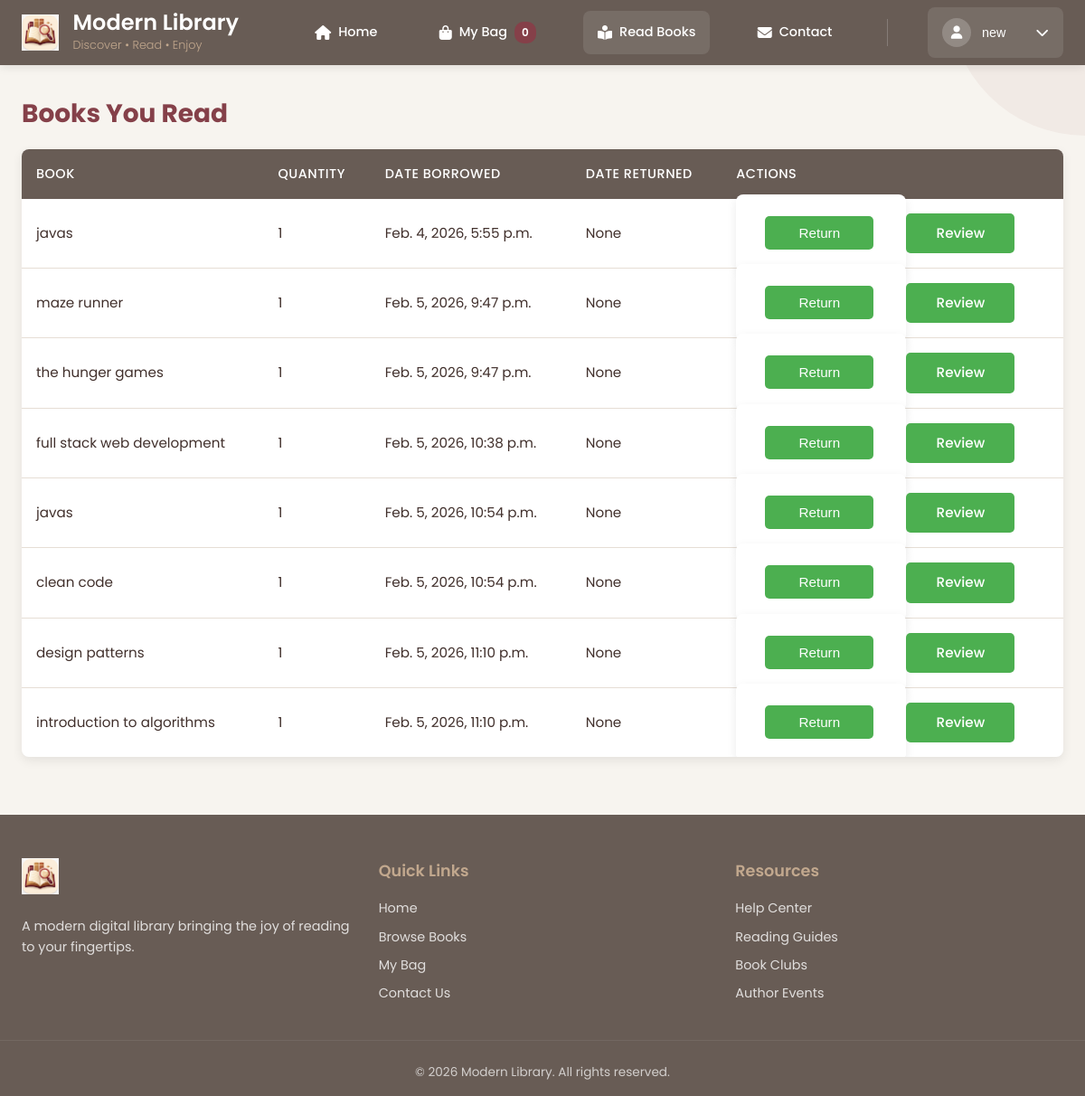
/user/read-books/ (signed in), run on an earlier commit of the app's database.
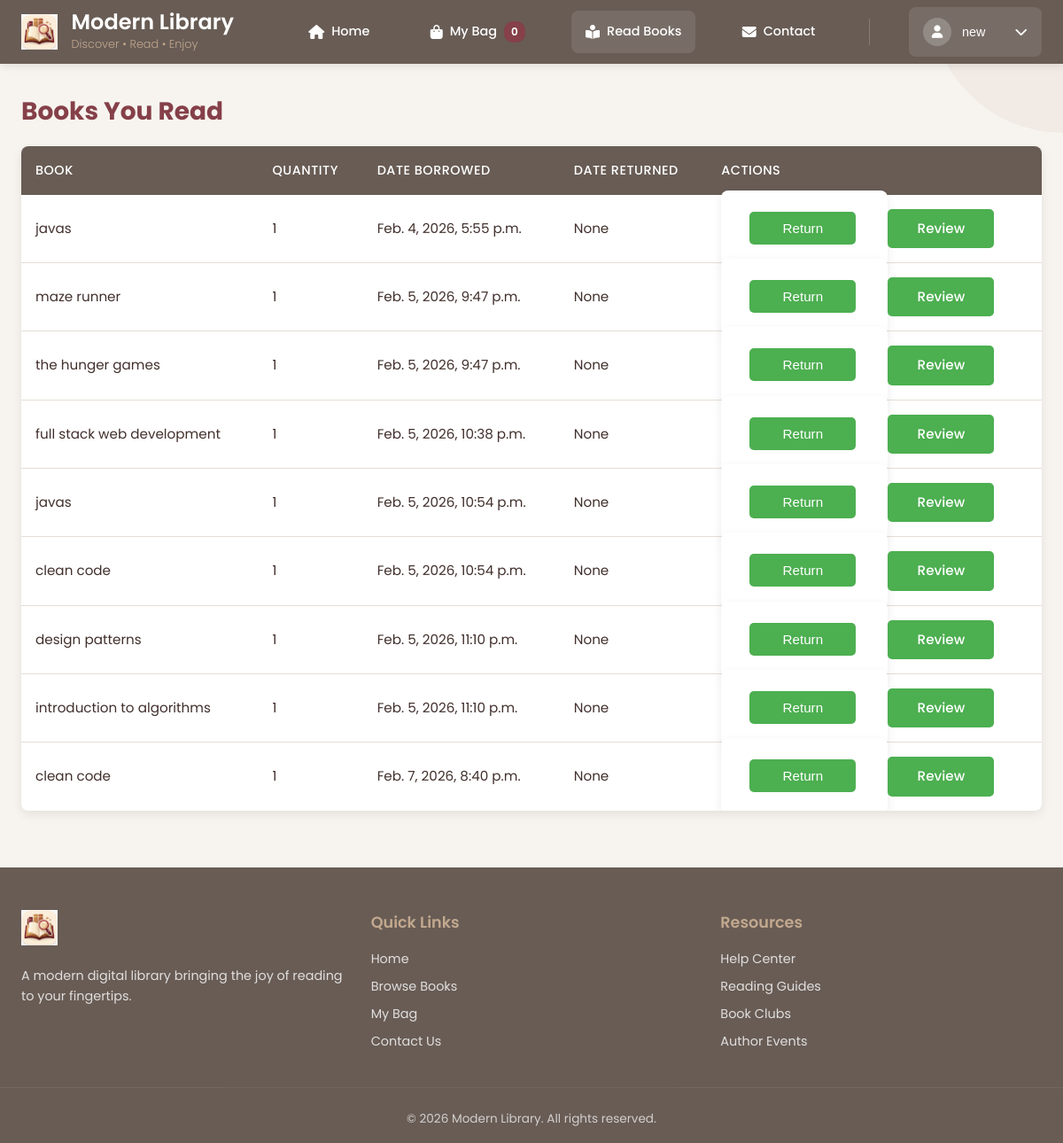
And on a later commit of the database.
### library_app/models.py (models this page shows, shortened)
class Order(models.Model):
    STATUS_CHOICES = (
        ('waiting', 'Waiting for Admin'),
        ('accepted', 'Accepted'),
        ('returned', 'Returned'),
        ('refused', 'Refused'),
    )
    user = models.ForeignKey(User, on_delete=models.CASCADE)
    book = models.ForeignKey(Book, on_delete=models.CASCADE)
    quantity = models.PositiveIntegerField(default=1)
    date_rent = models.DateTimeField(auto_now_add=True)
    accepted_at = models.DateTimeField(null=True, blank=True)
    date_return = models.DateTimeField(blank=True, null=True)
    status = models.CharField(max_length=10, choices=STATUS_CHOICES, default='waiting')

class Book(models.Model):
    title = models.CharField(max_length=200)
    author = models.CharField(max_length=150)
    publication_date = models.DateField(blank=True, null=True)
    quantity = models.PositiveIntegerField(default=0)
    genres = models.ManyToManyField(Genre, related_name="books")
    reviews = models.DecimalField(max_digits=2, decimal_places=1, blank=True, null=True)
    description = models.TextField(blank=True, null=True)
    image = models.ImageField(upload_to="books/", blank=True, null=True)

### library_app/views.py (the view)
# urls.py: path('user/read-books/', views.read_books, name='read_books'),
@login_required
def read_books(request):
    orders = Order.objects.filter(user=request.user, status='accepted', date_return__isnull=True)
    return render(request, 'library_app/read_books.html', {
        'read_books': orders
    })

### library_app/templates/library_app/read_books.html (shortened to what this page needs)
{% extends 'library_app/base_user.html' %}
{% block content %}
<h2>Books You Read</h2>
<table>
<tr>
    <th>Book</th>
    <th>Quantity</th>
    <th>Date Borrowed</th>
    <th>Date Returned</th>
    <th>Actions</th>
</tr>
{% for order in read_books %}
<tr>
    <td>{{ order.book.title }}</td>
    <td>{{ order.quantity }}</td>
    <td>{{ order.date_rent }}</td>
    <td>{{ order.date_return }}</td>
    <td>
    {% if not order.date_return %}
        <form method="POST" action="{% url 'return_book' order.id %}" style="display:inline;">
            <button class="btn btn-warning">Return</button>
        </form>
    {% endif %}
    <a href="{% url 'add_review' order.book.id %}" class="btn btn-info">Review</a>
</td>
</tr>
{% empty %}
<tr><td colspan="5">You haven't read any books yet</td></tr>
{% endfor %}
</table>
{% endblock %}

What changed in the data, as far as the page shows it:
added Order: book "clean code", quantity "1", date_rent "Feb. 7, 2026, 8:40 p.m.", date_return "None", shows "Return"
